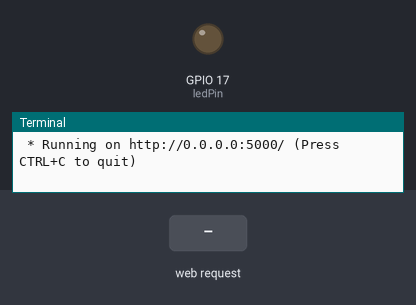
The program below on a simulated Raspberry Pi (BCM pin numbers). On the bench: output pins drawn as LEDs (lit = HIGH), the last lines printed to the terminal. Inputs (shaded band) come from the test bench. The clock reads 2024-03-15 10:24:30 at power-on unless the program sets it.

Above: at 1.2 s.
1.3 s: HTTP request for /click received
At 1.7 s:
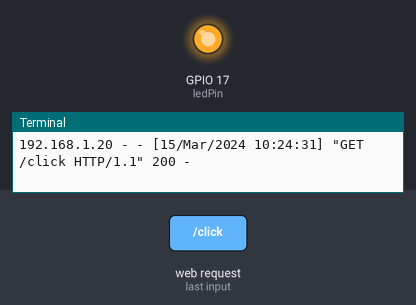
2.8 s: HTTP request for / received
Timing chart, 0 to 5.8 s (numbered marks = the images above; inputs shaded):
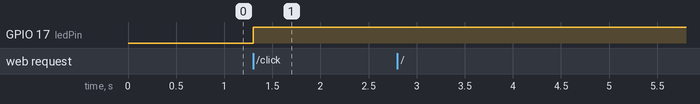

Measured:
- after the input at 1.3 s, GPIO 17 (ledPin): LOW → HIGH at once

The program:

her7.py
```python
from flask import Flask
import RPi.GPIO as GPIO
app = Flask(__name__)
ledPin=17
GPIO.setmode(GPIO.BCM)
GPIO.setwarnings(False)
GPIO.setup(ledPin,GPIO.OUT)

n=0
lol =''' <h1 style="color:red;"> Hey Nigga </h1>
<a href="/">Back</a>
<form>
	<button type "submit" formaction="/click"> Click Me </button>
</form>'''
#<button type "submit" formaction="/pg1/on">ON </button>
@app.route("/")
def hey():
	global n
	n+=1
	x= lol +"Dit is je bezoek nr " +str(n)
	return x
@app.route("/click")
def cli():
	if GPIO.input(ledPin):
		GPIO.output(ledPin,False)
	else:
		GPIO.output(ledPin,True)
	return lol


if __name__ == '__main__':
	app.run(host="0.0.0.0")
```
